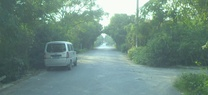
#> input picture Data/left-image-half-size/left-image-half-size/2018-10-11-16-03-19_2018-10-11-16-05-51-366.jpg, 208 x 95 px, shrunk from 879 x 400 before the run
$ python make_readme_assets.py
#> lines starting #> are read from the running program, lines starting #| are printed output that depends on the picture
"""Render the three sample images embedded in ``README.md``.

The ``Data/`` folder is not checked into git; this script regenerates the
visualisations from the local copy so that ``assets/`` always reflects the
current preprocessing / depth-estimation output.

Edit ``SAMPLE`` below to pick a different frame, then re-run:

    python assets/make_readme_assets.py
"""
from __future__ import annotations

from pathlib import Path

import cv2
import numpy as np

# --- sample identifier (left image stem, no extension) ----------------------
SESSION = "2018-10-11-16-03-19"
SAMPLE  = "2018-10-11-16-03-19_2018-10-11-16-05-51-366"
# Picked from evaluation-report.json: high valid-pixel count and abs_rel ≈ 0.026.

# --- visualisation parameters -----------------------------------------------
DEPTH_SCALE = 256          # KITTI uint16 convention: depth_m = pixel / 256
CLIP_MAX_M  = 60.0         # depth range used to colourmap both maps
COLORMAP    = cv2.COLORMAP_MAGMA


def root() -> Path:
    return Path(__file__).resolve().parents[1]


def colorize_depth(depth_m: np.ndarray, vmax: float = CLIP_MAX_M) -> np.ndarray:
    """Map a metric depth image to a BGR colour image; invalid pixels stay black."""
    valid = depth_m > 0
    norm = np.zeros_like(depth_m, dtype=np.uint8)
    if valid.any():
        clipped = np.clip(depth_m[valid], 0, vmax) / vmax
        norm[valid] = (clipped * 255).astype(np.uint8)
    color = cv2.applyColorMap(norm, COLORMAP)
    color[~valid] = (0, 0, 0)
    return color


def main() -> None:
    base = root() / "Data"
    out  = root() / "assets"
    out.mkdir(parents=True, exist_ok=True)

    rgb_src  = base / "left-image-half-size"  / "left-image-half-size"  / f"{SAMPLE}.jpg"
    gt_src   = base / "depth-map-half-size"   / "depth-map-half-size"   / SESSION / f"{SAMPLE}.png"
    pred_src = base / "predicted-depth-half-size" / SESSION / f"{SAMPLE}.png"

    for p in (rgb_src, gt_src, pred_src):
        if not p.exists():
            raise SystemExit(f"Missing source: {p}\n"
                             f"Run `python pipeline.py` to populate predicted depths.")

    rgb  = cv2.imread(str(rgb_src), cv2.IMREAD_COLOR)
#> rgb is the input picture: shape (95, 208, 3); mean B, G, R 130.6, 139.9, 110.6
    gt   = cv2.imread(str(gt_src),  cv2.IMREAD_UNCHANGED).astype(np.float32) / DEPTH_SCALE
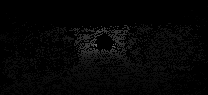
#> input picture Data/depth-map-half-size/depth-map-half-size/2018-10-11-16-03-19/2018-10-11-16-03-19_2018-10-11-16-05-51-366.png, 208 x 95 px, shrunk from 879 x 400 before the run
#> gt: shape (95, 208) float32; min 0, max 116.9, mean 5.2
    pred = cv2.imread(str(pred_src), cv2.IMREAD_UNCHANGED).astype(np.float32) / DEPTH_SCALE

    cv2.imwrite(str(out / "sample_rgb.jpg"), rgb)
    cv2.imwrite(str(out / "sample_gt_depth.png"),   colorize_depth(gt))
#> in colorize_depth, `valid = depth_m > 0`:
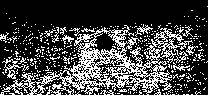
#> valid: shape (95, 208) bool; 26.5% white in thin lines or dots
#> in colorize_depth, `clipped = np.clip(depth_m[valid], 0, vmax) / vmax`: clipped = 5239 values, max 1 at index 55, min 0.0863 at index 1261, mean 0.325
#> in colorize_depth, `norm[valid] = (clipped * 255).astype(np.uint8)`:
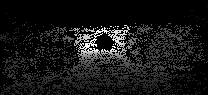
#> norm: shape (95, 208); min 0, max 255, mean 21.9
#> in colorize_depth, `color = cv2.applyColorMap(norm, COLORMAP)`:
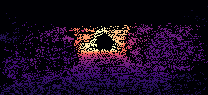
#> color: shape (95, 208, 3); mean B, G, R 33.6, 11, 26.8
    cv2.imwrite(str(out / "sample_pred_depth.png"), colorize_depth(pred))

    print(f"Sample: {SAMPLE}")
    print(f"Colourmap: MAGMA, depth range 0..{CLIP_MAX_M:.0f} m, invalid pixels black.")
    print(f"Wrote: {out}/sample_rgb.jpg, sample_gt_depth.png, sample_pred_depth.png")


if __name__ == "__main__":
    main()
